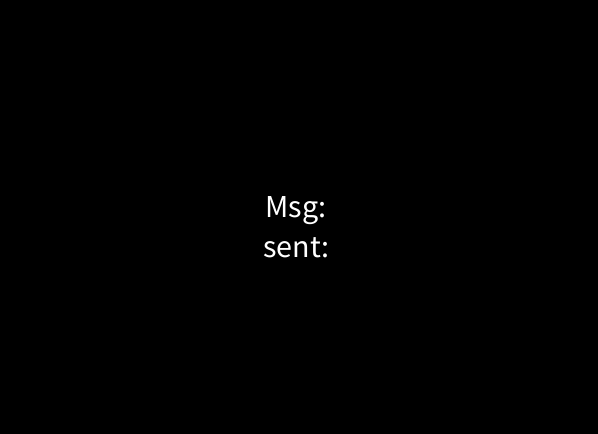
Frame 1 (no input)
Frame 60 (the mouse pressed at the canvas centre just before this capture): identical to frame 1, image omitted
Frame 120 (the mouse held since frame 60 and released just before this capture): identical to frame 1, image omitted

The Processing sketch that drew this single still picture (run headless with seeded random() and noise(); from frame 60 on, the mouse is pressed at the canvas centre):

// Processing sketch: ComsTestGui
// ── ComsTestGui.pde
String s = "Msg: ",
       m = "" ,
       o = "";
boolean sent = false;

int counter = 0,
    limit = 200;

void setup(){
  size(1196/2,868/2);
  textSize(32);
  textAlign(CENTER);
}

void draw(){
  background(0);
  text(s + m, width/2,height/2);
  text("sent: " + o,width/2,height/2+ 40);
}

void keyTyped() {
  m += key;
}

void mousePressed() {
  if (mouseX > width/2){
    println("cleared!");
  }
  else if (m !=""){
      println("sent: " + m);
      o = m;
   }
   else {
    println("no action"); 
  }
  m="";
}
